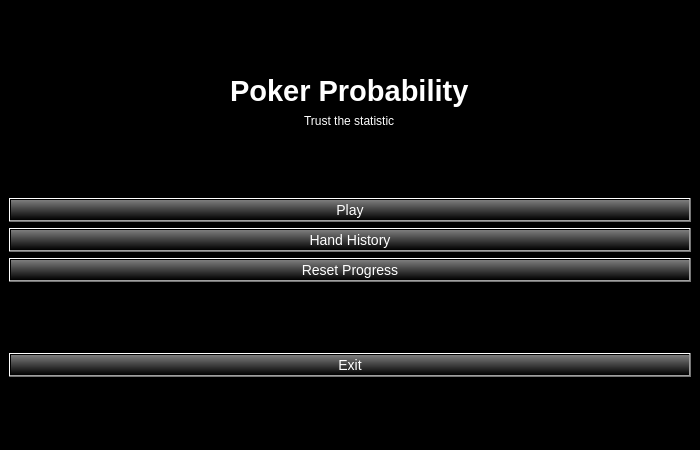
<?xml version="1.0" encoding="UTF-8"?>
<ui version="4.0">
 <class>MainWindow</class>
 <widget class="QMainWindow" name="MainWindow">
  <property name="geometry">
   <rect>
    <x>0</x>
    <y>0</y>
    <width>700</width>
    <height>450</height>
   </rect>
  </property>
  <property name="windowTitle">
   <string>Poker Probability Trainer</string>
  </property>
  <property name="styleSheet">
   <string notr="true">background-color:rgb(0, 0, 0)</string>
  </property>
  <widget class="QWidget" name="centralwidget">
   <layout class="QVBoxLayout" name="mainLayout">
    <item>
     <spacer name="topSpacer">
      <property name="orientation">
       <enum>Qt::Vertical</enum>
      </property>
      <property name="sizeHint" stdset="0">
       <size>
        <width>20</width>
        <height>40</height>
       </size>
      </property>
     </spacer>
    </item>
    <item alignment="Qt::AlignHCenter">
     <widget class="QLabel" name="label_title">
      <property name="font">
       <font>
        <pointsize>22</pointsize>
        <bold>true</bold>
       </font>
      </property>
      <property name="styleSheet">
       <string notr="true">background-color: rgba(255, 255, 255,0);
color:rgb(255, 255, 255)</string>
      </property>
      <property name="text">
       <string>Poker Probability</string>
      </property>
     </widget>
    </item>
    <item alignment="Qt::AlignHCenter">
     <widget class="QLabel" name="label_subtitle">
      <property name="styleSheet">
       <string notr="true">background-color: rgba(255, 255, 255,0);
color:rgb(255, 255, 255)</string>
      </property>
      <property name="text">
       <string>Trust the statistic</string>
      </property>
     </widget>
    </item>
    <item>
     <spacer name="middleSpacer1">
      <property name="orientation">
       <enum>Qt::Vertical</enum>
      </property>
      <property name="sizeHint" stdset="0">
       <size>
        <width>20</width>
        <height>30</height>
       </size>
      </property>
     </spacer>
    </item>
    <item>
     <widget class="QPushButton" name="btn_start_game">
      <property name="styleSheet">
       <string notr="true">background-color: qlineargradient(spread:pad, x1:0, y1:0, x2:0, y2:1, stop:0 rgba(125, 125, 125, 255), stop:0.5 rgb(63, 63, 63), stop: 1 rgb(0, 0, 0));
color: white;
font-size: 14px
</string>
      </property>
      <property name="text">
       <string>Play</string>
      </property>
     </widget>
    </item>
    <item>
     <widget class="QPushButton" name="btn_history">
      <property name="styleSheet">
       <string notr="true">background-color: qlineargradient(spread:pad, x1:0, y1:0, x2:0, y2:1, stop:0 rgba(125, 125, 125, 255), stop:0.5 rgb(63, 63, 63), stop: 1 rgb(0, 0, 0));
color: white;
font-size: 14px</string>
      </property>
      <property name="text">
       <string>Hand History</string>
      </property>
     </widget>
    </item>
    <item>
     <widget class="QPushButton" name="btn_reset">
      <property name="styleSheet">
       <string notr="true">background-color: qlineargradient(spread:pad, x1:0, y1:0, x2:0, y2:1, stop:0 rgba(125, 125, 125, 255), stop:0.5 rgb(63, 63, 63), stop: 1 rgb(0, 0, 0));
color: white;
font-size: 14px</string>
      </property>
      <property name="text">
       <string>Reset Progress</string>
      </property>
     </widget>
    </item>
    <item>
     <spacer name="middleSpacer2">
      <property name="orientation">
       <enum>Qt::Vertical</enum>
      </property>
      <property name="sizeHint" stdset="0">
       <size>
        <width>20</width>
        <height>30</height>
       </size>
      </property>
     </spacer>
    </item>
    <item>
     <widget class="QPushButton" name="btn_exit">
      <property name="styleSheet">
       <string notr="true">background-color: qlineargradient(spread:pad, x1:0, y1:0, x2:0, y2:1, stop:0 rgba(125, 125, 125, 255), stop:0.5 rgb(63, 63, 63), stop: 1 rgb(0, 0, 0));
color: white;
font-size: 14px</string>
      </property>
      <property name="text">
       <string>Exit</string>
      </property>
     </widget>
    </item>
    <item>
     <spacer name="bottomSpacer">
      <property name="orientation">
       <enum>Qt::Vertical</enum>
      </property>
      <property name="sizeHint" stdset="0">
       <size>
        <width>20</width>
        <height>40</height>
       </size>
      </property>
     </spacer>
    </item>
   </layout>
  </widget>
 </widget>
 <resources/>
 <connections/>
</ui>
